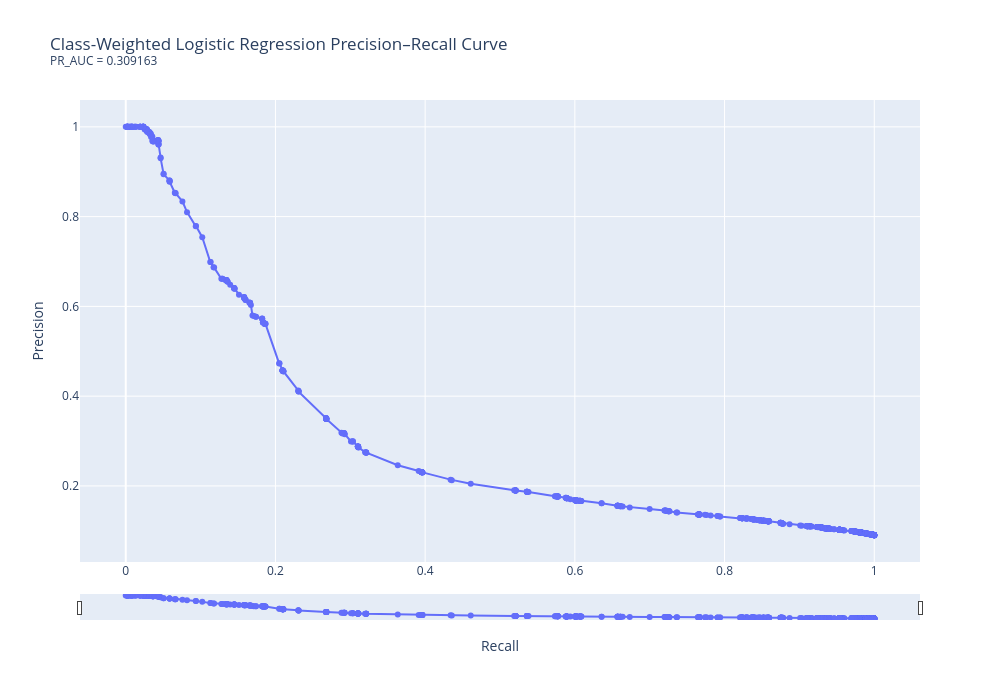

Notebook code for this chart:
### Markdown cell above
## 13. Precision-Recall Curve.
A precision-recall curve can be used to visualise the *Sclass-weighted* model's precision/recall change as the classification threshold changes. It shows precision (how many of the predicted positives were correctly flagged) against recall (how many true positives the model found) across different thresholds. Below is the precision-recall curve for the model. This graph supports analysis of how the precision and recall trade-off with each other as the threshold changes.
- **Precision** = What proportion did we get right? Of all the *lates* that were predicted, what proportion did we get right?
- **Recall** = What proportion of real positives did we get right? Of all the companies that were actually *late* what proportion did we predict?
- **F1** = The average of **precision** and **recall** (the harmonic mean).

A perfectly straight line y=-x would indicate that precision and recall were perfectly inversely proportional, as one increases the other decreases at the same rate.

### Code cell
# generate an interactive precision–recall curve for the class-weighted logistic regression model
# using the 'plot_interactive-_pr_curve' helper function from 'visualisations.py'
plot_interactive_pr_curve(
    y_true=y_test,
    y_prob=y_prob_weighted,
    title="Class-Weighted Logistic Regression Precision–Recall Curve",
    save_prefix="class_weighted_pr_curve"
)

### Figure 1 — Plotly figure (JSON) as saved in the notebook; plotly's stock layout.template omitted (floating-point values rounded to 4 significant figures; data arrays with more than 128 entries replaced by an {"elided": "..."} marker saying what was removed)
{"data": [{"hovertemplate": "Recall: %{x:.4f}<br>Precision: %{y:.6f}<extra></extra>", "mode": "lines+markers", "name": "Precision–Recall Curve", "type": "scatter", "x": {"elided": "865 float values"}, "y": {"elided": "865 float values"}}], "layout": {"height": 700, "hovermode": "closest", "title": {"text": "Class-Weighted Logistic Regression Precision–Recall Curve<br><sup>PR_AUC = 0.309163</sup>"}, "width": 1000, "xaxis": {"rangeslider": {"thickness": 0.05, "visible": true}, "title": {"text": "Recall"}}, "yaxis": {"title": {"text": "Precision"}}}}
